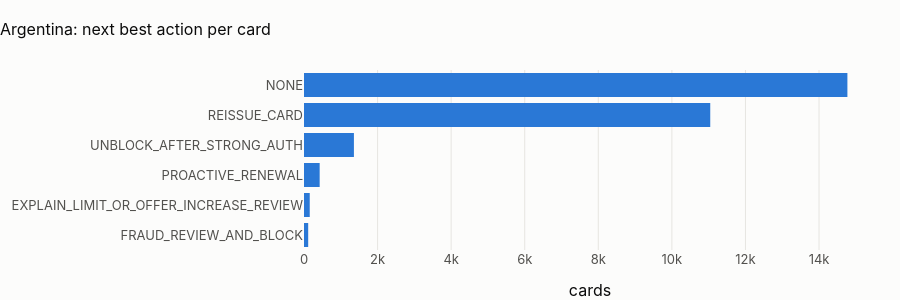

The code cell stored with this chart in its notebook:
### Markdown cell above
## 2 · Cards: next best action

### Code cell
nba = pl.q(
    "select next_best_action, count(*) as cards from {mart_card_support} group by 1 order by 2 desc"
)
nba["share %"] = (100 * nba.cards / nba.cards.sum()).round(2)
fig = px.bar(
    nba,
    x="cards",
    y="next_best_action",
    orientation="h",
    title=f"{CTRY.title}: next best action per card",
)
fig.update_layout(height=300, yaxis_title=None, yaxis=dict(autorange="reversed"))
fig.show()
show(nba, paging=False)

### Figure 1 — Plotly figure (JSON) as saved in the notebook; plotly's stock layout.template omitted (floating-point values rounded to 4 significant figures)
{"data": [{"hovertemplate": "cards=%{x}<br>next_best_action=%{y}<extra></extra>", "legendgroup": "", "marker": {"color": "#2a78d6", "pattern": {"shape": ""}}, "name": "", "orientation": "h", "showlegend": false, "textposition": "auto", "type": "bar", "x": [14771, 11043, 1357, 426, 156, 114], "xaxis": "x", "y": ["NONE", "REISSUE_CARD", "UNBLOCK_AFTER_STRONG_AUTH", "PROACTIVE_RENEWAL", "EXPLAIN_LIMIT_OR_OFFER_INCREASE_REVIEW", "FRAUD_REVIEW_AND_BLOCK"], "yaxis": "y"}], "layout": {"barmode": "relative", "height": 300, "legend": {"tracegroupgap": 0}, "title": {"text": "Argentina: next best action per card"}, "xaxis": {"anchor": "y", "domain": [0.0, 1.0], "title": {"text": "cards"}}, "yaxis": {"anchor": "x", "autorange": "reversed", "domain": [0.0, 1.0], "title": {}}}}
